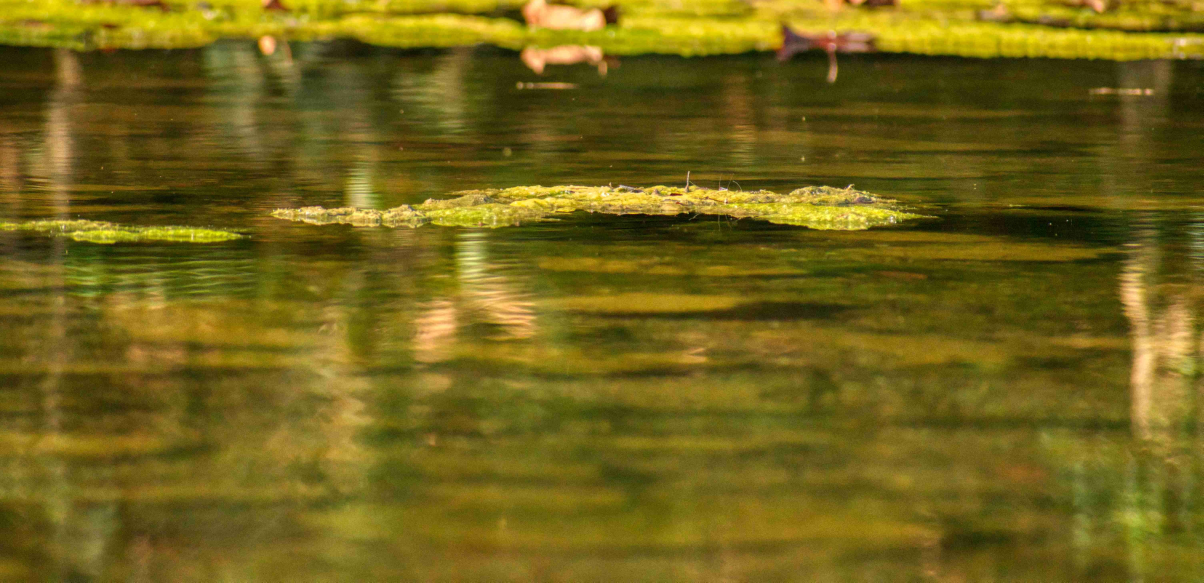
#> input picture images/Algae.jpg, 6016 x 2911 px (shown at 1/5 size); its folder holds only this picture in this run
$ python IMG_BRT.py
#> lines starting #> are read from the running program, lines starting #| are printed output that depends on the picture
#!/usr/bin/env python3
"""IMG_BRT — name, resolution, aspect ratio, avg brightness per image in a folder.
Usage: python IMG_BRT.py [folder]   (default: ./images)
Requires: pip install pillow
"""
import sys, math
from pathlib import Path
from PIL import Image, ImageStat

EXTS = {".jpg", ".jpeg", ".png", ".webp", ".bmp", ".gif", ".tiff"}

def brightness(img, sample=400):
    g = img.convert("L")
    g.thumbnail((sample, sample))
    return ImageStat.Stat(g).mean[0]

def main(folder):
#> called with folder = 'images'
    folder = Path(folder)
    print("name,width,height,ratio,aspect,avg_brightness")
    for f in sorted(folder.iterdir()):
        if f.suffix.lower() not in EXTS:
            continue
        try:
            with Image.open(f) as img:
#> img is the input picture: PIL image 6016x2911 RGB; mean R, G, B 114, 99.3, 23.7
                w, h = img.size
#> w = 6016; h = 2911
                b = brightness(img)
#> in brightness, `g = img.convert("L")`:
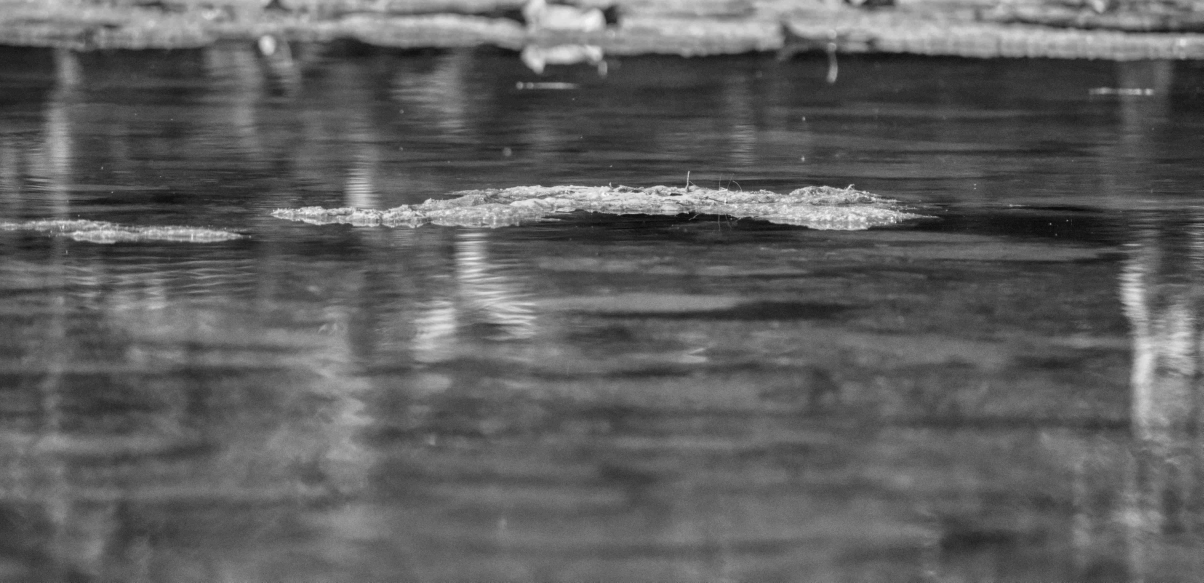
#> g: PIL image 6016x2911 L (shown at 1/5 size); min 2, max 254, mean 95.1
#> in brightness, `g.thumbnail((sample, sample))`:
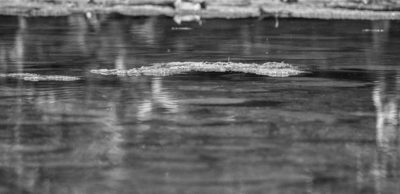
#> g: PIL image 400x194 L; min 16, max 245, mean 95.1
#> b = 95.09
        except Exception as e:
            print(f"{f.name},ERROR,{e}", file=sys.stderr)
            continue
        d = math.gcd(w, h)
#> d = 1
        print(f"{f.name},{w},{h},{w//d}:{h//d},{round(w/h,3)},{round(b,1)}")
#| Algae.jpg,6016,2911,6016:2911,2.067,95.1

if __name__ == "__main__":
    main(sys.argv[1] if len(sys.argv) > 1 else "images")

$ run again, on images/pic02.jpg
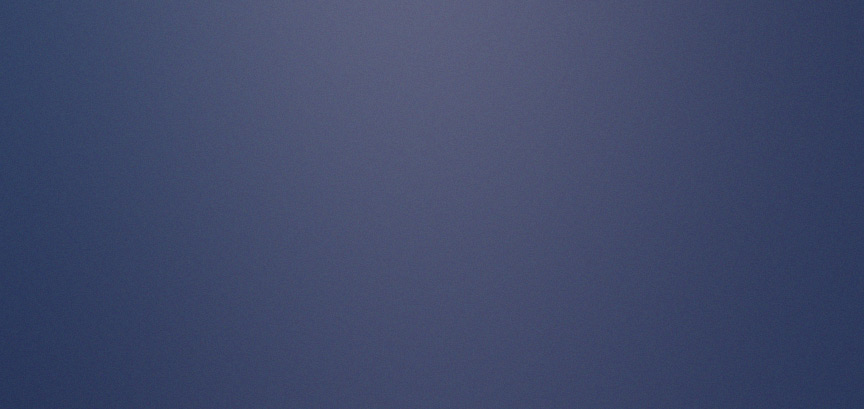
#> input picture images/pic02.jpg, 864 x 409 px
#> in main, img is the input picture: PIL image 864x409 RGB; mean R, G, B 64.3, 73.5, 106.4
#> in brightness, `g = img.convert("L")`:
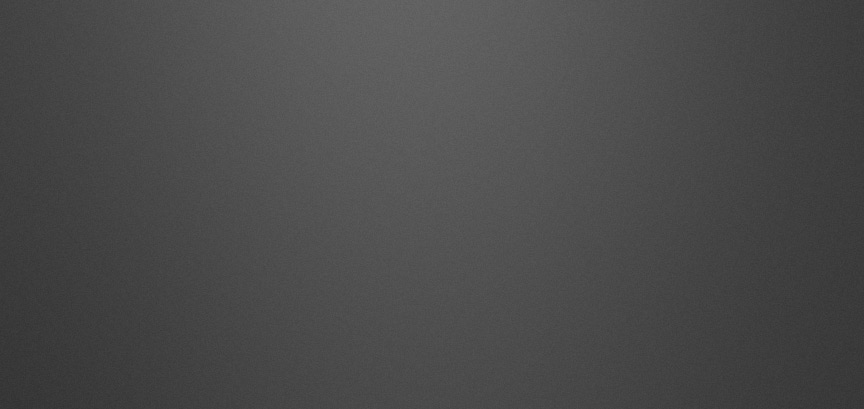
#> g: PIL image 864x409 L; min 49, max 104, mean 74.5
#> b = 74.45
#| pic02.jpg,864,409,864:409,2.112,74.5
